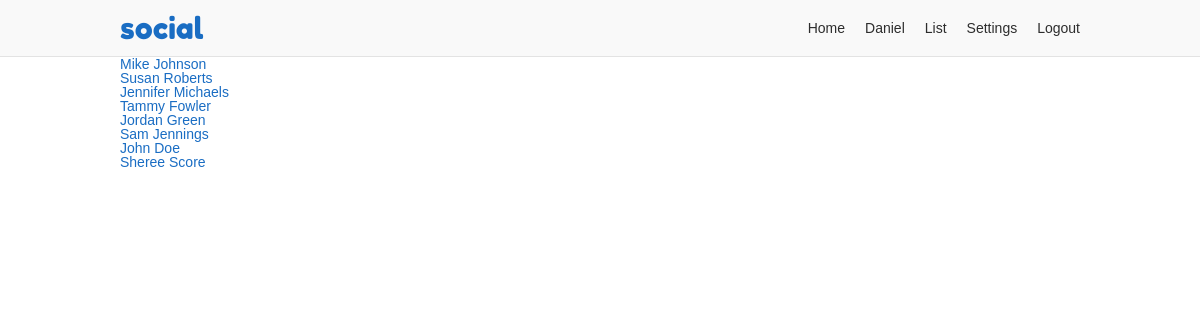
Page /onosendi/following (signed in) on the committed database.
### app/users/models/user.py (models this page shows, shortened)
class User(UserMixin, db.Model, BaseModel):
    username = db.Column(db.String(35), nullable=False, unique=True)
    email = db.Column(db.String(255), nullable=False, unique=True)
    password = db.Column(db.String(128), nullable=False)
    first_name = db.Column(db.String(35), nullable=False)
    last_name = db.Column(db.String(35), nullable=False)
    about_me = db.Column(db.Text)
    last_seen = db.Column(db.DateTime, default=datetime.utcnow)
    posts_per_page = db.Column(db.Integer, default=10, nullable=False)
    full_name = column_property(first_name + " " + last_name)
    followed = db.relationship(
        'User',
        secondary=followers,
        primaryjoin='followers.c.follower_id == User.id',
        secondaryjoin='followers.c.followed_id == User.id',
        backref=db.backref('followers', lazy='dynamic'),
        lazy='dynamic')
    post_author = db.relationship(
        'Post',
        foreign_keys='Post.author_id',
        backref='author', lazy='dynamic')
    post_recipient = db.relationship(
        'Post',
        foreign_keys='Post.recipient_id',
        backref='recipient', lazy='dynamic')

### app/users/views.py (the view)
@users.route('/<username>/following', methods=['GET', 'POST'])
@login_required
def following(username):
    user = User.query.filter_by(username=username).first_or_404()
    return render_template('users/following.html', user=user)

### app/models.py (called while the page is built)
    def commit(self):
        try:
            db.session.add(self)
            db.session.commit()
            return self
        except Exception as E:
            db.session.rollback()
            raise E

### app/users/models/user.py (called while the page is built)
@login.user_loader
def load_user(id):
    return User.query.get(int(id))

### app/users/views.py (called while the page is built)
@users.before_request
def before_request():
    if current_user.is_authenticated:
        current_user.last_seen = datetime.utcnow()
        current_user.commit()

### app/templates/users/following.html (shortened to what this page needs)
{% extends "/base.html" %}
{% block content %}
{% if user.followed.count() %}
<ul>
  {% for following in user.followed.all() %}
  <li>
    <a href="{{ url_for('users.profile', username=following.username) }}">{{ following.full_name }}</a>
  </li>
  {% endfor %}
</ul>
{% endif %}
{% endblock %}

### app/templates/base.html (shortened to what this page needs)
<!doctype html>
<html lang="en">
<head>
  <link rel="stylesheet" href="{{ url_for('static', filename='css/layout.css') }}">
</head>
<body>
<div class="header-container">
  <header class="site-header responsive-container">
    <h1 class="branding"><a href="{{ url_for('static_views.index') }}">{{ APP_NAME }}</a></h1>
    {%- if current_user.is_authenticated %}
    <ul class="primary-nav">
      <li><a href="{{ url_for('users.home') }}">Home</a></li>
      <li><a href="{{ url_for('users.profile', username=current_user.username) }}">{{ current_user.first_name }}</a></li>
      <li><a href="{{ url_for('users.list') }}">List</a></li>
      <li><a href="{{ url_for('users.settings_account') }}">Settings</a></li>
      <li><a href="{{ url_for('static_views.logout') }}">Logout</a></li>
    </ul>
    {%- endif %}
  </header>
</div>
<div class="responsive-container">
{%- block content %}
{%- endblock %}
</div>
</body>
</html>

### app/static/css/layout.css (style rules this page uses)
:root { --blue: #1a6dc3; --dark-blue: #0f559c; --light-gray: #f9f9f9; --gray-border: #e3e3e3; }
*, *::before, *::after { box-sizing: border-box; }
html { font-family: sans-serif; font-size: 62.5%; }
article, aside, figcaption, figure, footer, header, hgroup, main, nav, section { display: block; }
body { margin: 0; color: #333; font-size: 1.4rem; line-height: 1; }
h1, h2, h3, h4, h5, h6 { margin: 0 0 10px 0; }
p, ol, ul, dl { margin: 0 0 10px 0; padding: 0; }
ol, ul { list-style: none; }
a, a:link { color: var(--blue); text-decoration: none; }
.responsive-container { margin: 0 auto; max-width: 960px; }
.header-container { background-color: var(--light-gray); border-bottom: 1px solid var(--gray-border); }
.header-container .site-header { display: flex; align-items: center; }
.branding { margin: 0; padding: 10px 0; }
.branding a { font: 30px "Fredoka One"; text-decoration: none; }
.primary-nav { display: flex; margin: 0 0 0 auto; }
.primary-nav li { padding: 0 10px; }
.primary-nav li:last-child { padding-right: 0; }
.primary-nav a { color: #2d2d2d; }

### rows in the picture
User: first_name "Daniel"
User: full_name "Mike Johnson"
User: full_name "Susan Roberts"
User: full_name "Jennifer Michaels"
User: full_name "Tammy Fowler"
User: full_name "Jordan Green"
User: full_name "Sam Jennings"
User: full_name "John Doe"
User: full_name "Sheree Score"

### other values in the picture
{{ APP_NAME }} "social"
